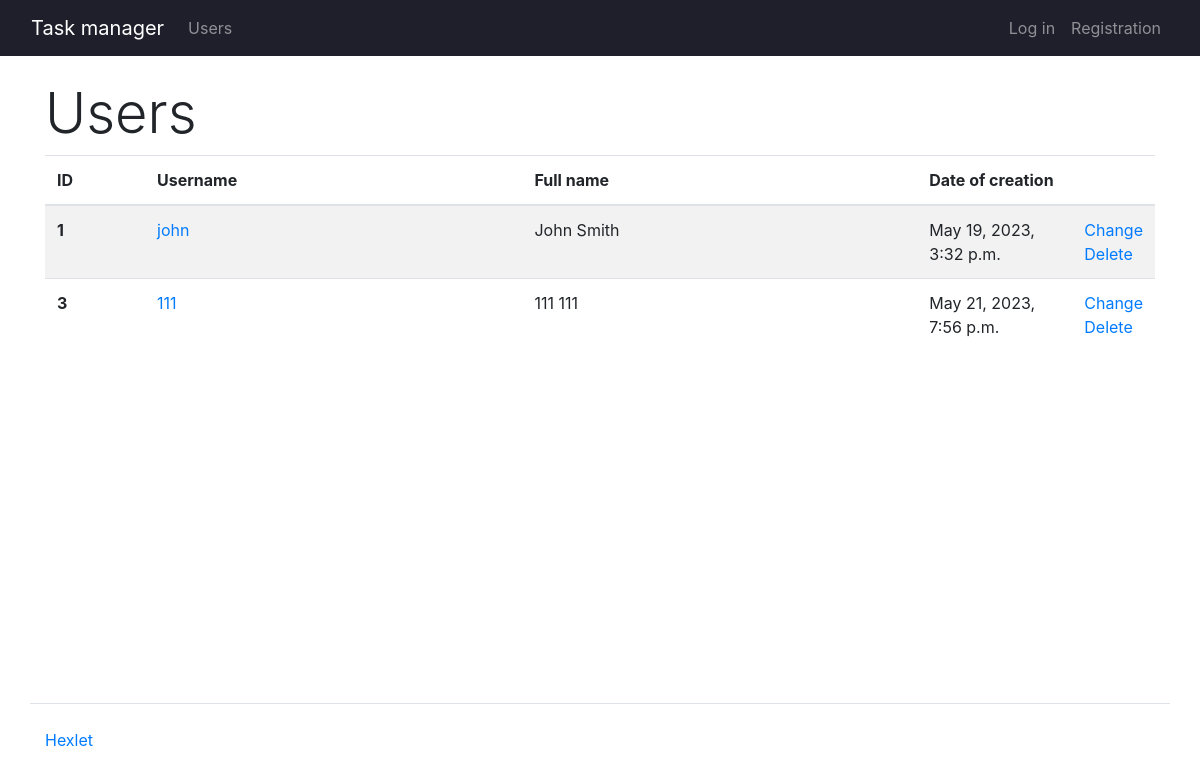
/users/, run on an earlier commit of the app's database.
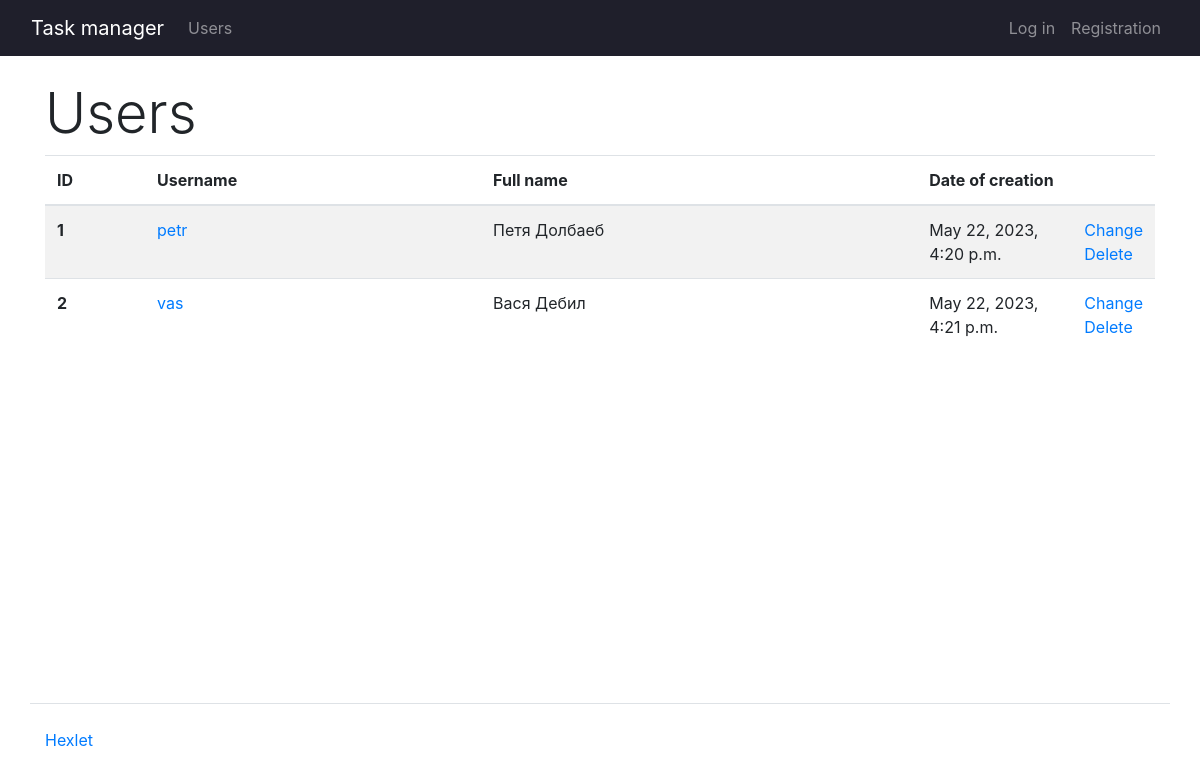
And on a later commit of the database.
### task_manager/users/models.py (models this page shows, shortened)
class CustomUser(AbstractUser):
    groups = models.ManyToManyField(
        "auth.Group",
        blank=True,
        related_name="customuser_set",
        related_query_name="customuser",
    )
    user_permissions = models.ManyToManyField(
        "auth.Permission",
        blank=True,
        related_name="customuser_set",
        related_query_name="customuser",
    )

### task_manager/users/views.py (the view)
# urls.py: path("", IndexView.as_view(), name="users"),
class IndexView(View):
    def get(self, request):
        users = CustomUser.objects.all()
        return render(request, "users/users.html", context={"users": users})

### task_manager/templates/users/users.html
{% extends 'base.html' %}
{% load i18n %}
{% block content %}
      <h1 class="display-4">{% translate "Users" %}</h1>
      <table class="table table-striped">
        <thead>
          <tr>
            <th scope="col" style="width: 100px;">ID</th>
            <th scope="col">{% translate "Username" %}</th>
            <th scope="col">{% translate "Full name" %}</th>
            <th scope="col" style="width: 155px;">{% translate "Date of creation" %}</th>
            <th scope="col" style="width: 15px;"></th>
          </tr>
        </thead>
        <tbody>
            {% for user in users %}
            <tr>
              <th scope="row">{{ user.id }}</th>
                <td>
                  <a href="{% url 'user_profile' user.id %}">{{ user.username }}</a>
                </td>
                <td>{{ user.first_name }} {{ user.last_name }}</td>
                <td>{{ user.date_joined }}</td>
                <td>
                    <a href="{% url 'user_update' user.id %}">{% translate "Change" %}</a><br>
                    <a href="{% url 'user_delete' user.id %}" rel="nofollow">{% translate "Delete" %}</a>
                </td>
            </tr>
            {% endfor %}
        </tbody>
      </table>
{% endblock %}

### task_manager/templates/base.html (shortened to what this page needs)
{% load i18n %}
{% load bootstrap4 %}
<!doctype html>
<html lang="en">
  {% block head %}
  <head>
    {% bootstrap_css %}
  </head>
  {% endblock head %}
  {% block body %}
  <body class="min-vh-100 d-flex flex-column">
    {% include "navbar.html" %}
    <main class="container wrapper flex-grow-1 my-4">
      {% block content %}
      {% endblock %}
    </main>
    <footer>
      <div class="container my-5 pt-4 border-top">
        <a target="_blank" href="https://ru.hexlet.io">Hexlet</a>
      </div>
    </footer>
  </body>
  {% endblock body %}
</html>

### task_manager/templates/navbar.html (shortened to what this page needs)
{% load bootstrap4 %}
{% load i18n %}
<nav class="navbar navbar-expand-md navbar-dark px-3" style="background-color: rgb(31, 31, 43);">
    <div class="container-fluid">
      <a class="navbar-brand" href="/">{% translate "Task manager" %}</a>
      <div class="collapse navbar-collapse" id="navbarNavAltMarkup">
        <ul class="navbar-nav mr-auto">
          <li class="nav-item">
            <a class="nav-link" href="{% url 'users' %}">{% translate "Users" %}</a>
          </li>
        {% if request.user.is_authenticated %}
          <li class="nav-item">
            <a class="nav-link" href="{% url 'statuses' %}">{% translate "Statuses" %}</a>
          </li>
          <li class="nav-item">
            <a class="nav-link" href="{% url 'labels' %}">{% translate "Labels" %}</a>
          </li>
          <li class="nav-item">
            <a class="nav-link" href="{% url 'tasks' %}">{% translate "Tasks" %}</a>
          </li>
        </ul>
        <ul class="navbar-nav ms-auto">
          <li class="nav-item">
            <a class="nav-link" href="{% url 'user_profile' request.user.id %}">{{request.user | title}}</a>
          </li>
          <li class="nav-item">
            <a class="nav-link" href="{% url 'logout' %}">{% translate "Logout" %}</a>
          </li>
        </ul>
        {% else %}
        </ul>
        <ul class="navbar-nav ms-auto">
          <li class="nav-item">
              <a class="nav-link" href="{% url 'login' %}">{% translate "Log in" %}</a>
          </li>
          <li class="nav-item">
              <a class="nav-link" href="{% url 'user_create' %}">{% translate "Registration" %}</a>
          </li>
        </ul>
        {% endif %}
      </div>
    </div>
</nav>

What changed in the data, as far as the page shows it:
removed CustomUser: id "3", username "111", first_name "111", last_name "111", date_joined "May 21, 2023, 7:56 p.m."
changed CustomUser id 1: username "john" → "petr"; first_name "John" → "Петя"; last_name "Smith" → "Долбаеб"; date_joined "May 19, 2023, 3:32 p.m." → "May 22, 2023, 4:20 p.m."
added CustomUser: id "2", username "vas", first_name "Вася", last_name "Дебил", date_joined "May 22, 2023, 4:21 p.m."
